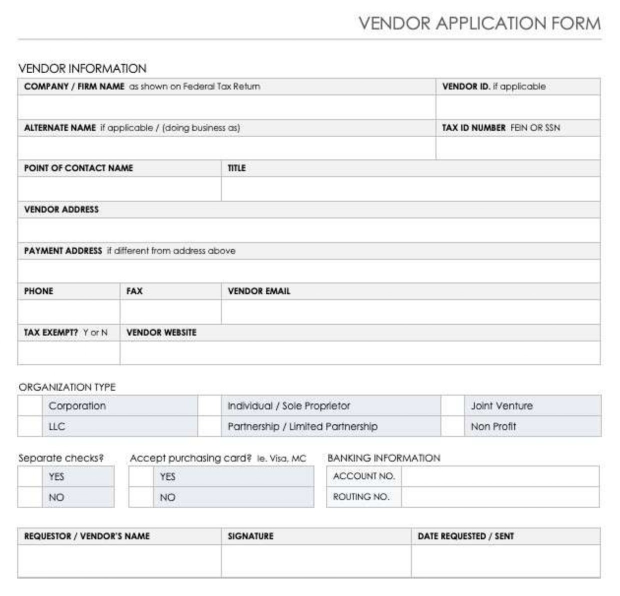
#> input picture Template/template.jpg, 1240 x 1191 px, found by its file name (shown at 1/2 size)
$ python bbox.py
#> lines starting #> are read from the running program, lines starting #| are printed output that depends on the picture
# python script to get the bounding box information
# Importing the packages
import cv2
import random


scale = 0.5
circles = []
counter = 0
counter2 = 0
point1 = []
point2 = []
myPoints = []
myColor = []

def mousePoints(event,x,y,flags,params):
    global counter,point1,point2,counter2,circles,myColor

    # Using left mouse button for input
    if event == cv2.EVENT_LBUTTONDOWN:
        if counter == 0:
            point1 = int(x//scale),int(y//scale)
            counter += 1

            # Taking the random colour
            myColor = (random.randint(0,2)*200, random.randint(0,2)*200, random.randint(0,2)*200)
        elif counter == 1:
            point2 = int(x//scale),int(y//scale)

            # Specifing the type and name of the feild
            type = input('Enter Type')
            name = input('Enter Name')
            myPoints.append([point1,point2,type,name])
            counter = 0
        circles.append([x,y,myColor])
        counter2 += 1


img = cv2.imread('Template\\template.jpg')
#> img is the input picture: shape (1191, 1240, 3); mean B, G, R 243.2, 242.6, 242.3
img = cv2.resize(img, (0,0), None, scale, scale)
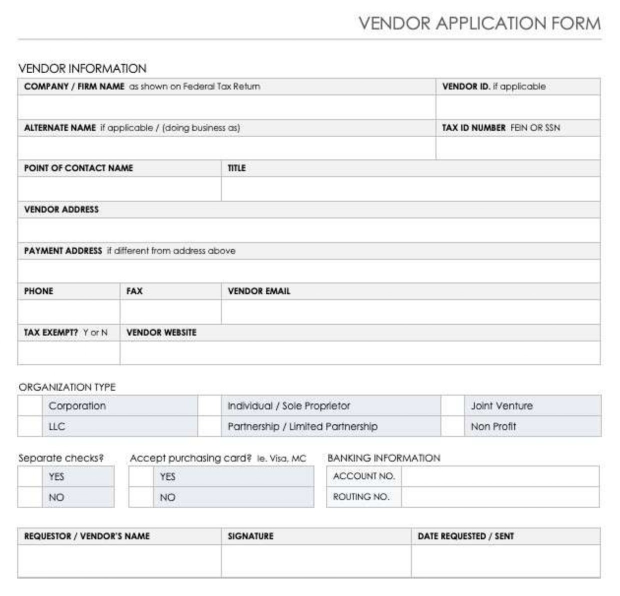
#> img: shape (596, 620, 3); mean B, G, R 243.3, 242.7, 242.5


while True:

    #To Display points on the images
    for x,y,color in circles:
        cv2.circle(img,(x,y),3,color,cv2.FILLED)

    cv2.imshow("Original Image", img)
    cv2.setMouseCallback("Original Image", mousePoints)
    if cv2.waitKey(1) & 0xFF==ord('s'):
#> (key Esc is pressed here)
        print(myPoints)
        break
